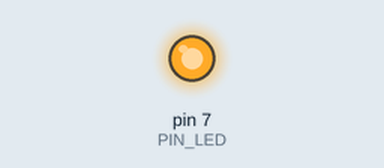
Recording of a sketch running on a simulated Arduino Uno, built with avr-gcc and run on an emulated ATmega328P. Shown: output pins drawn as LEDs (lit = HIGH).

Above: at 0.5 s.
At 3.95 s:
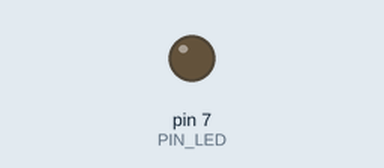
Timing chart, 0 to 4.6 s (numbered marks = the images above):
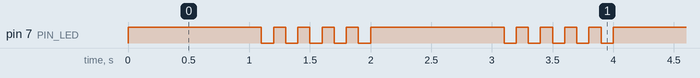

Measured:
- by itself, pin 7 (PIN_LED): repeats every 2.0 s: 4 × (LOW 0.10 s, HIGH 0.10 s), LOW 0.10 s, HIGH 1.1 s
- by itself, everything shown: repeats every 2.0 s, in 10 steps

The sketch:

05_practice_2.ino
```cpp
#define PIN_LED 7
void setup() {
  // put your setup code here, to run once:
  pinMode(PIN_LED, OUTPUT);
  digitalWrite(PIN_LED, 0);

}
int i;
void loop() {
  // put your main code here, to run repeatedly:
  digitalWrite(PIN_LED, 1);
  delay(1000);
  digitalWrite(PIN_LED, 0);
  for(i=0;i<5;i++)
  {
    digitalWrite(PIN_LED, 1);
    delay(100);
    digitalWrite(PIN_LED, 0);
    delay(100);
  }
}
```
